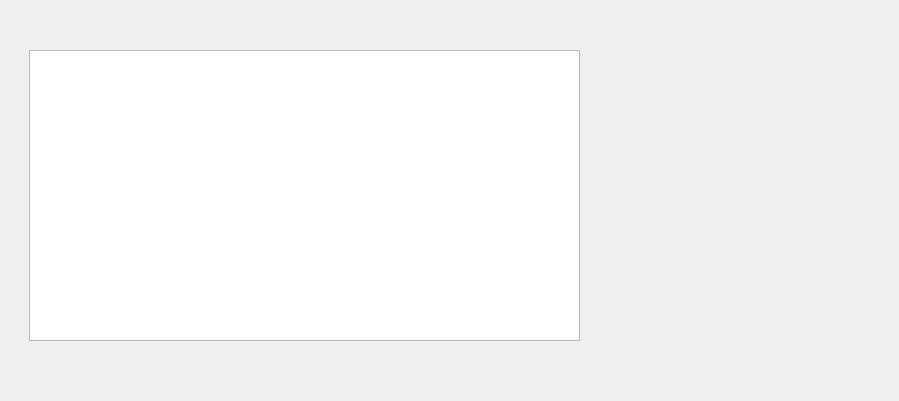
<?xml version="1.0" encoding="UTF-8"?>
<ui version="4.0">
 <class>Form</class>
 <widget class="QWidget" name="Form">
  <property name="geometry">
   <rect>
    <x>0</x>
    <y>0</y>
    <width>899</width>
    <height>401</height>
   </rect>
  </property>
  <property name="windowTitle">
   <string>Form</string>
  </property>
  <widget class="QWidget" name="horizontalLayoutWidget">
   <property name="geometry">
    <rect>
     <x>29</x>
     <y>50</y>
     <width>551</width>
     <height>291</height>
    </rect>
   </property>
   <layout class="QHBoxLayout" name="horizontalLayout">
    <item>
     <widget class="QTreeView" name="treeView"/>
    </item>
   </layout>
  </widget>
  <widget class="QWidget" name="horizontalLayoutWidget_2">
   <property name="geometry">
    <rect>
     <x>630</x>
     <y>50</y>
     <width>241</width>
     <height>291</height>
    </rect>
   </property>
   <layout class="QHBoxLayout" name="horizontalLayout_2"/>
  </widget>
 </widget>
 <resources/>
 <connections/>
</ui>
